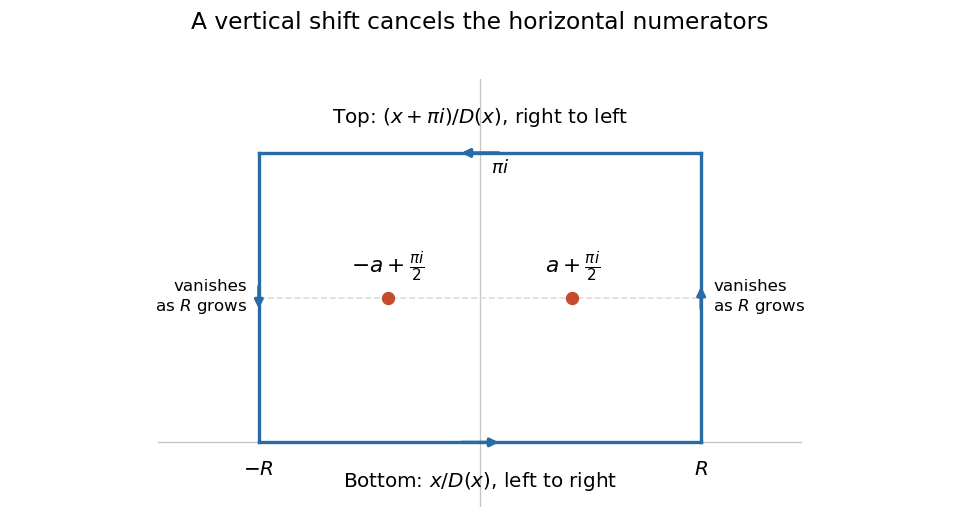

Recreate this plot in Python.
"""Draw Q5's contour; write the PNG to the current working directory.

Tested with Python 3.14.4, Matplotlib 3.10.7+dfsg1, NumPy 2.3.5.
Dependencies are documented in the repository's root pyproject.toml.
"""

import os
from pathlib import Path

os.environ.setdefault("MPLCONFIGDIR", "/tmp/metric-2015-matplotlib")
import matplotlib

matplotlib.use("Agg")
import matplotlib.pyplot as plt


def main():
    a, radius = 1.0, 2.4
    pi = 3.141592653589793
    fig, ax = plt.subplots(figsize=(8.0, 4.4), dpi=120, facecolor="white")
    ax.set_facecolor("white")
    ax.axhline(0, color="#c5c5c5", linewidth=0.8)
    ax.axvline(0, color="#c5c5c5", linewidth=0.8)
    points = [(-radius, 0), (radius, 0), (radius, pi), (-radius, pi)]
    for start, end in zip(points, points[1:] + points[:1]):
        ax.plot([start[0], end[0]], [start[1], end[1]], color="#286ba6", lw=2)
        p = (0.45 * start[0] + 0.55 * end[0], 0.45 * start[1] + 0.55 * end[1])
        q = (0.55 * start[0] + 0.45 * end[0], 0.55 * start[1] + 0.45 * end[1])
        ax.annotate("", xy=p, xytext=q, arrowprops={"arrowstyle": "-|>", "color": "#286ba6", "lw": 2})
    ax.plot([-radius, radius], [pi / 2, pi / 2], "--", color="#dddddd", lw=1)
    for sign in [-1, 1]:
        ax.plot(sign * a, pi / 2, "o", color="#c54a30", ms=7)
        label = r"$-a+\frac{\pi i}{2}$" if sign < 0 else r"$a+\frac{\pi i}{2}$"
        ax.annotate(label, (sign * a, pi / 2), xytext=(0, 15), textcoords="offset points", ha="center", fontsize=13)
    ax.text(0, -0.48, r"Bottom: $x/D(x)$, left to right", ha="center", fontsize=12)
    ax.text(0, pi + 0.32, r"Top: $(x+\pi i)/D(x)$, right to left", ha="center", fontsize=12)
    ax.text(-radius - 0.13, pi / 2, "vanishes\nas $R$ grows", ha="right", va="center", fontsize=10)
    ax.text(radius + 0.13, pi / 2, "vanishes\nas $R$ grows", ha="left", va="center", fontsize=10)
    for x, label in [(-radius, "$-R$"), (radius, "$R$")]:
        ax.text(x, -0.19, label, ha="center", va="top", fontsize=12)
    ax.text(0.12, pi - 0.22, r"$\pi i$", fontsize=11)
    ax.set_title("A vertical shift cancels the horizontal numerators", fontsize=14, pad=30)
    ax.set_xlim(-3.5, 3.5)
    ax.set_ylim(-0.7, pi + 0.8)
    ax.set_aspect("equal")
    ax.axis("off")
    fig.subplots_adjust(left=0.03, right=0.97, bottom=0.04, top=0.85)
    fig.savefig(Path.cwd() / "metric-2015-residue-contour.png", facecolor="white", transparent=False)
    plt.close(fig)


if __name__ == "__main__":
    main()
